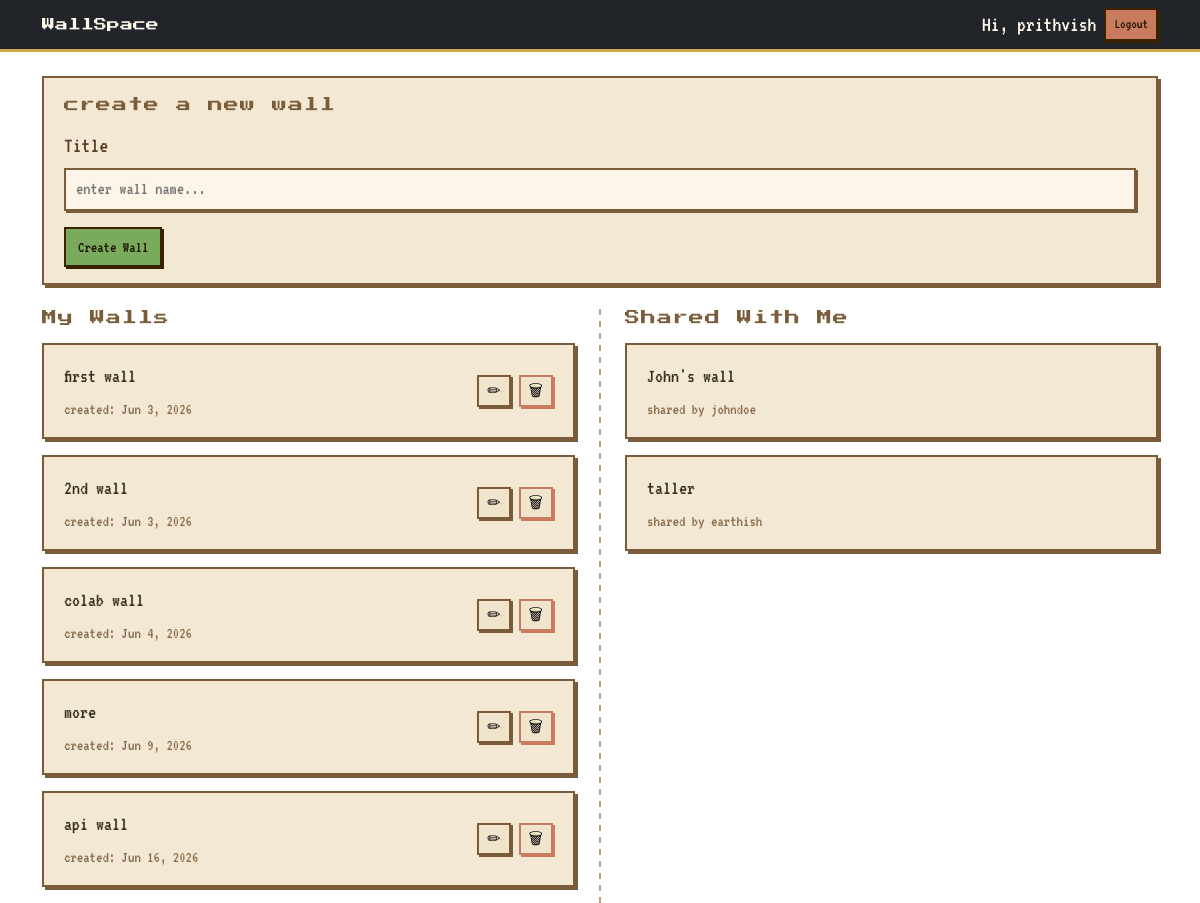
Page / (signed in) on the earlier database version.
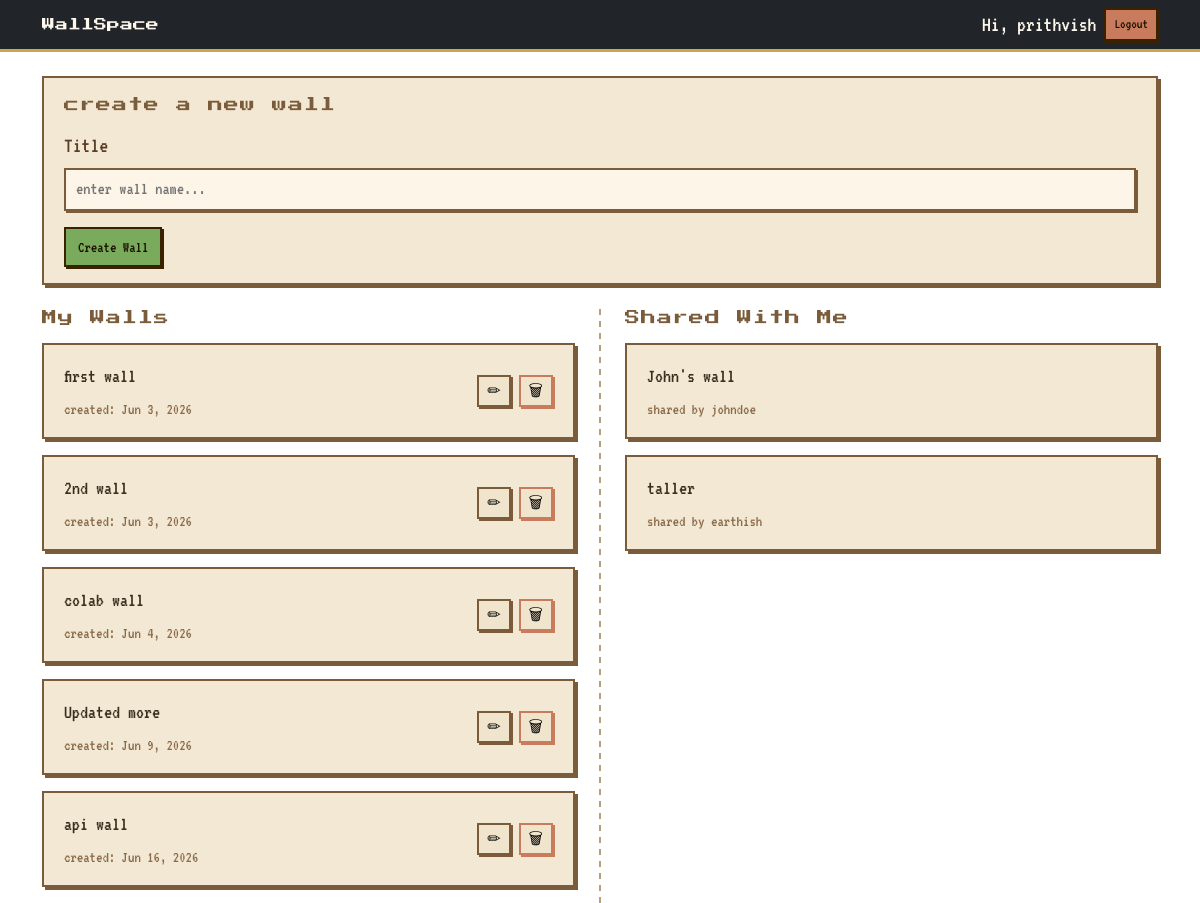
Same page on the later database version.
### walls/models.py (models this page shows, shortened)
class Wall(models.Model):
    title = models.CharField(max_length=100)
    owner=models.ForeignKey(
        User,
        on_delete=models.CASCADE,
        related_name='walls'
    )
    created_at = models.DateTimeField(
        auto_now_add=True
    )

### walls/views.py (the view)
# urls.py: path('',views.home, name='home'),
@login_required #decorator, it checks automatically if a certain condition is satisfied or not
def home(request):
    if request.method=='POST':
        form=WallForm(request.POST)
        if form.is_valid():
            wall = form.save(commit=False)
            wall.owner= request.user
            wall.save()
            return redirect('home')
    else:
        form = WallForm()
    owned_walls = Wall.objects.filter(
        owner=request.user
    )
    shared_walls = Wall.objects.filter(
    members__user=request.user
    ).exclude(
        owner=request.user
    )
    context={
        'owned_walls':owned_walls,
        'shared_walls':shared_walls,
        'form':form
    }
    return render(
        request, 'walls/home.html', context
    )

### walls/forms.py
class WallForm(forms.ModelForm):
    class Meta:
        model = Wall
        fields = ['title']

### walls/templates/walls/home.html (shortened to what this page needs)
{% extends "base.html" %}
{% block content %}
<div class="pixel-card mb-4">
    <p class="pixel-section-label">create a new wall</p>
    <form method="POST">
        <div class="mb-3">
            <label class="pixel-label">Title</label>
            <input
                type="text"
                name="title"
                class="pixel-input"
                placeholder="enter wall name...">
        </div>
        <button class="btn btn-primary" type="submit">
            Create Wall
        </button>
    </form>
</div>
<div class="walls-grid">
    <div class="walls-column">
        <h2 class="walls-heading">My Walls</h2>
        {% for wall in owned_walls %}
        <a href="{% url 'wall-detail' wall.id %}" class="wall-card-link">
            <div class="pixel-card mb-3 wall-card d-flex justify-content-between align-items-center">
                <div>
                    <div class="wall-link">{{ wall.title }}</div>
                    <div class="wall-meta">created: {{ wall.created_at|date:"M j, Y" }}</div>
                </div>
                <div class="d-flex gap-2" onclick="event.stopPropagation()">
                    <button
                        class="pixel-icon-btn"
                        data-bs-toggle="modal"
                        data-bs-target="#renameModal{{ wall.id }}"
                        title="Rename">
                        ✏
                    </button>
                    <form method="POST" action="{% url 'delete-wall' wall.id %}" style="display:inline;">
                        <button type="submit" class="pixel-icon-btn danger" title="Delete">🗑</button>
                    </form>
                </div>
            </div>
        </a>
        {% empty %}
        <p class="pixel-empty">no walls yet.</p>
        {% endfor %}
    </div>
    <div class="walls-divider"></div>
    <div class="walls-column">
        <h2 class="walls-heading">Shared With Me</h2>
        {% for wall in shared_walls %}
        <a href="{% url 'wall-detail' wall.id %}" class="wall-card-link">
            <div class="pixel-card mb-3 wall-card">
                <div class="wall-link">{{ wall.title }}</div>
                <div class="wall-meta">shared by {{ wall.owner.username }}</div>
            </div>
        </a>
        {% empty %}
        <p class="pixel-empty">no shared walls yet.</p>
        {% endfor %}
    </div>
</div>
{% endblock %}

Differences in the rows shown:
changed Wall: title "more" → "Updated more"
